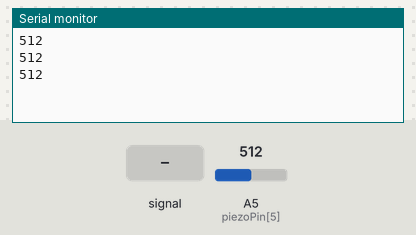
A sketch run on a simulated Arduino Nano, built with avr-gcc and run on an emulated ATmega328P. On the bench: the last lines printed to the serial monitor. Inputs (shaded band) come from the test bench; at power-on: A5 (piezoPin[5]) = 512.

Above: at 1.2 s.
1.3 s: A5 (piezoPin[5]) fed a 200 Hz sine of ±81 counts around its level
At 1.79 s:
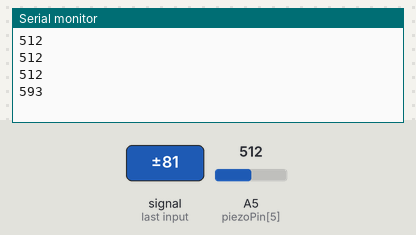
2.8 s: A5 (piezoPin[5]) set to 716
At 2.95 s:
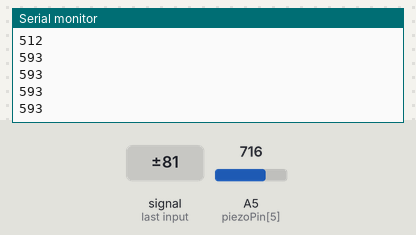
4.3 s: A5 (piezoPin[5]) fed a 1000 Hz sine of ±255 counts around its level
At 4.88 s:
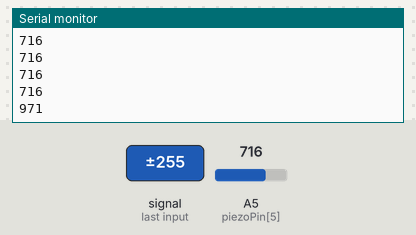
5.8 s: A5 (piezoPin[5]) set to 900
At 6.03 s:
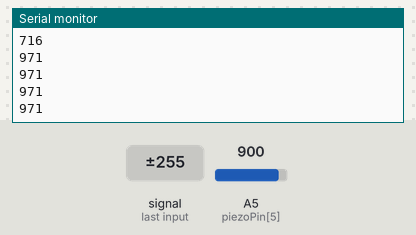
Timing chart, 0 to 8.3 s (numbered marks = the images above; inputs shaded):
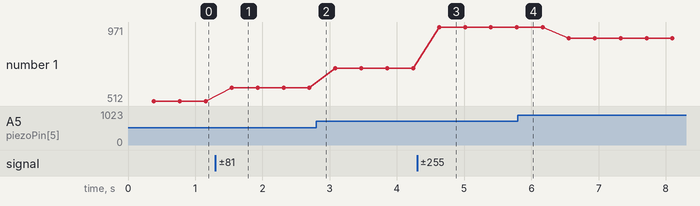

Measured:
- after the input at 1.3 s, the serial monitor: prints a new line after 0.24 s (image 1)
- after the input at 4.3 s, the serial monitor: prints a new line after 0.33 s (image 3)
- plotted number 1: 512 → 593 after the input at 1.3 s, 593 → 716 after the input at 2.8 s, 716 → 971 after the input at 4.3 s, 971 → 900 after the input at 5.8 s

The sketch:

arduino_piezo_calibration.ino
```cpp
// Title:     Piezo Event Handler
// Purpose:   Sends messages via serial communication when targets are triggered
// Structure: Averages piezo values over 3 trials and compares to a set threshold. This methodology should discount rapid spikes in electricity

// Define piezoceramics
const int numPiezos = 8;
const int piezoPin [numPiezos] = {A0, A1, A2, A3, A4, A5, A6, A7};

// Track data on piezoceramics
int piezoVal [numPiezos][4] = {{0, 0, 0, 0}, {0, 0, 0, 0}, {0, 0, 0, 0}, {0, 0, 0, 0}, {0, 0, 0, 0}, {0, 0, 0, 0}, {0, 0, 0, 0}, {0, 0, 0, 0}};

// Variable target thresholds as a potential solution
const int thresholds [numPiezos] = {50, 50, 50, 50, 50, 50, 50, 50};

void setup() {
  // Set up all of the piezoceramics as analog inputs
  for(int i = 0; i < numPiezos; i++) {
    pinMode(piezoPin[i], INPUT);
  }

  // Start Serial - must by the same frequency for Pi and Arduino (9600)
  Serial.begin(9600);
}

int amax = 0;

void loop() {
  int m = millis();

  // Iterate through all pressure sensors
  //If the average value of a sensor over three checks is greater than the threshold, message that the target has been hit.
  for(int i = 0; i < 3600; i++) {
    int a = analogRead(piezoPin[5]);

    // Good range: idle < 100, active > 150

    // Replaced and Good (7/8)
    // 0, 1, 2, 3, 5, 6, 7

    // Missing (1/8)
    // 4


    if(a > amax) {
      amax = a;
    }
  }
  Serial.println(amax);
  amax = 0;
}

void averageCheck(int average) {
  if(average > 20) {
    Serial.print(average);
  }
}
```
